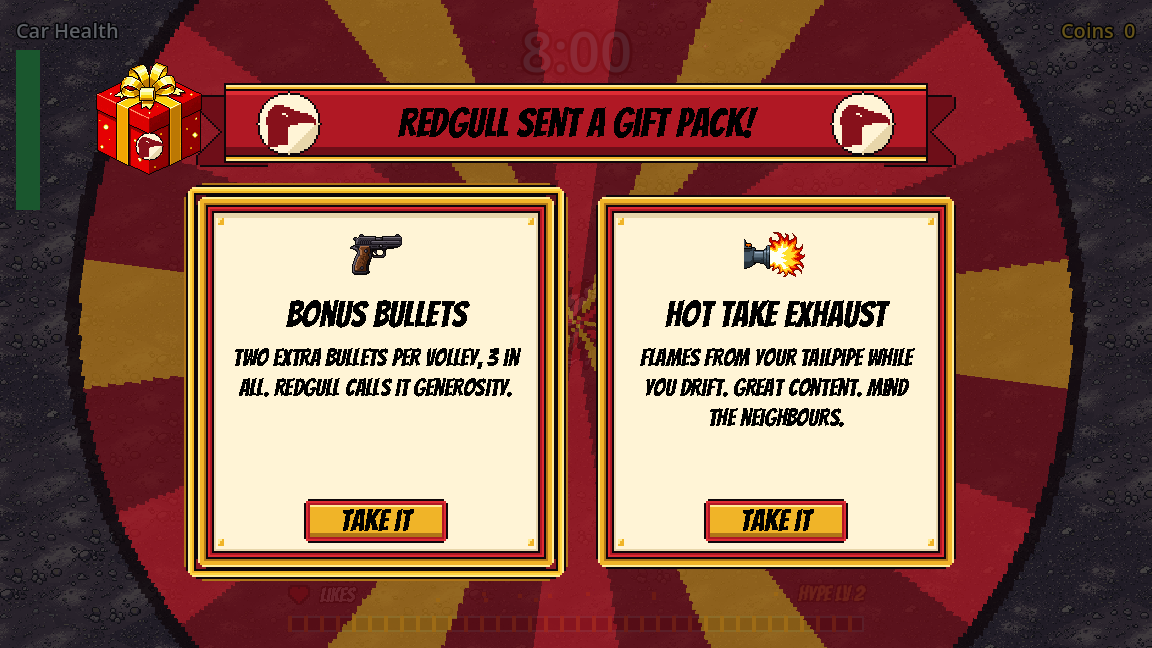
#> input picture art-archive/T-174/level_up_screen.png, 1152 x 648 px, found by its file name
$ python make_mockup.py
#> lines starting #> are read from the running program, lines starting #| are printed output that depends on the picture
"""T-140 mock-up: the full level-up art set over a dimmed run, as T-141 would show it (2 screen px per art px)."""
import textwrap
from pathlib import Path
from PIL import Image, ImageDraw, ImageFont
R = Path(__file__).resolve().parent
ROOT = R.parents[1]
A = ROOT / "game/art/level_up"
def load(n, s=1):
    im = Image.open(A / (n + ".png")).convert("RGBA")
    return im.resize((im.width * s, im.height * s), Image.NEAREST)
W, H = 1152, 648
run = Image.open(ROOT / "art-archive/T-052/screenshots/level_up_screen.png").convert("RGBA").resize((W, H))
# the run behind: dark road and car stand-in (the T-052 screenshot already has cards, so draw a plain run)
im = Image.new("RGBA", (W, H), (52, 52, 60, 255)); d = ImageDraw.Draw(im)
#> after `im = Image.new('RGBA', (W, H), (52, 52, 60, 255))`:
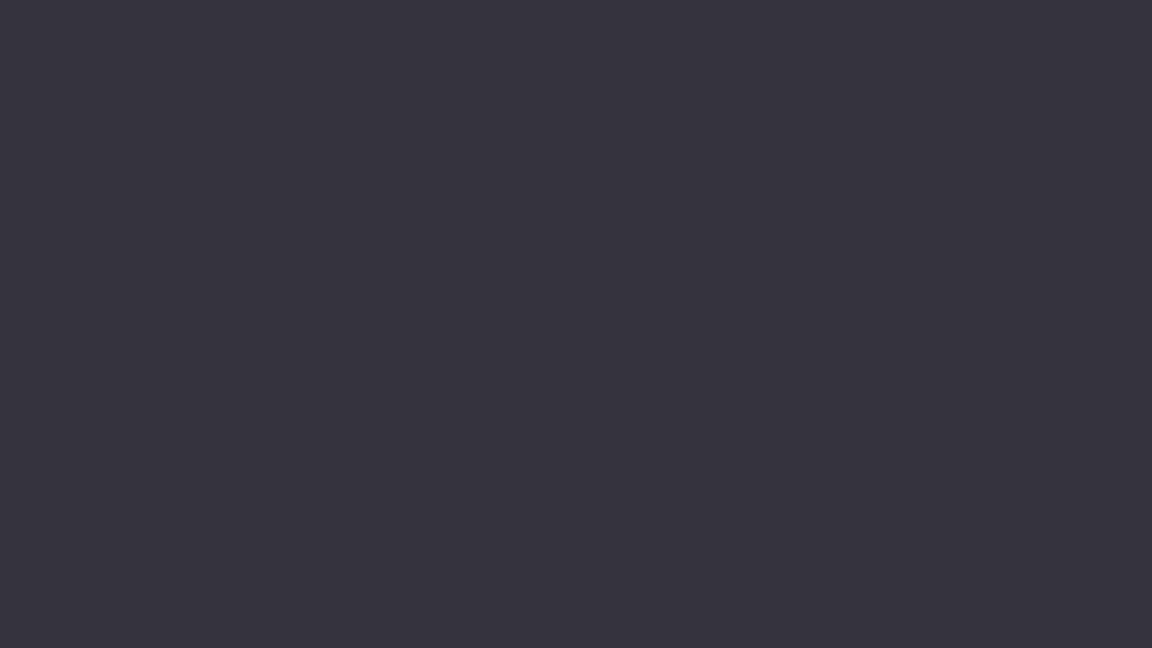
#> im: PIL image 1152x648 RGBA; mean R, G, B, A 52, 52, 60, 255
for x in range(0, W, 192): d.rectangle([x, 330, x + 90, 338], fill=(210, 210, 210, 255))
d.rectangle([0, 0, 250, H], fill=(78, 70, 62, 255)); d.rectangle([900, 0, W, H], fill=(78, 70, 62, 255))
d.rectangle([540, 340, 610, 372], fill=(30, 100, 60, 255))
im = Image.alpha_composite(im, Image.new("RGBA", (W, H), (0, 0, 0, 153)))  # the screen's 60% dim
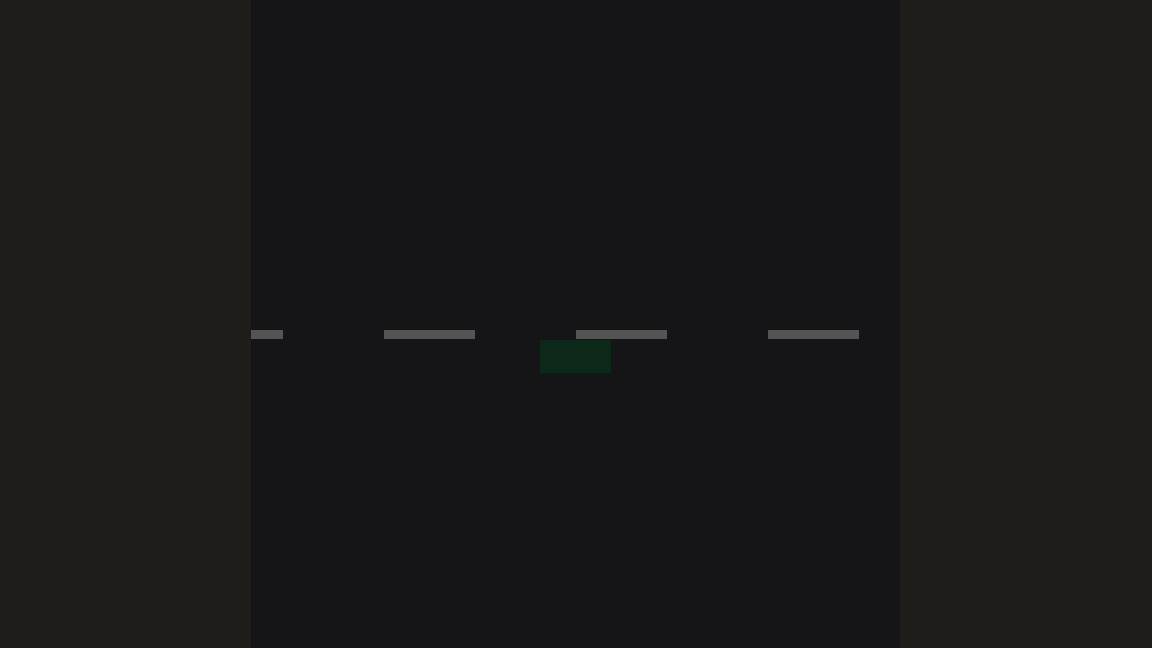
#> im: PIL image 1152x648 RGBA; mean R, G, B, A 25.6, 24.3, 24.7, 255
burst = load("sunburst", 4)  # mock-up only: shown at 55% here; T-141 sets the real strength
#> (the run stopped early here; a loop or call above may not have finished)
